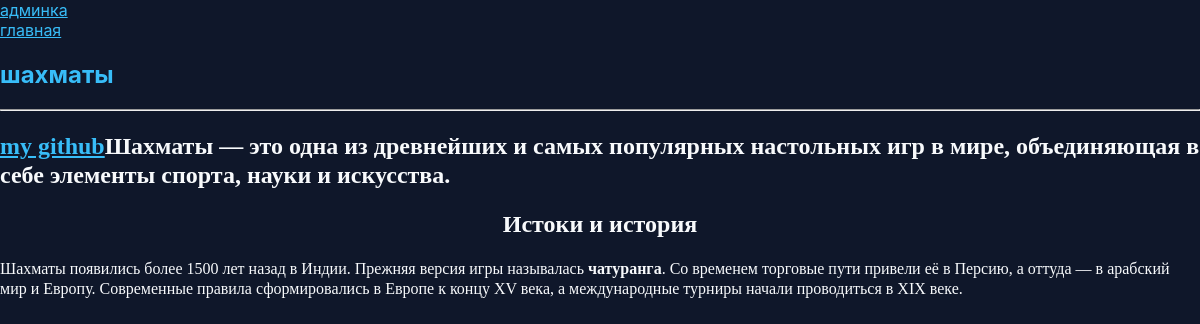
The page /topic/chess/ on the database its author committed.
### main/models.py (models this page shows, shortened)
class Topic(models.Model):
    title = models.CharField(max_length=200, verbose_name="Название")
    slug = models.SlugField(unique=True, help_text="ЧПУ для ссылки (например: python-basics)")
    description = models.TextField(blank=True, verbose_name="Краткое описание")
    content = CKEditor5Field('Контент', config_name='default')
    content = HTMLField()
    created_at = models.DateTimeField(auto_now_add=True)

### main/views.py (the view)
# urls.py: path('topic/<slug:slug>/', views.topic_detail, name='topic_detail'),
def topic_detail(request, slug):
    topic = get_object_or_404(Topic, slug=slug)
    return render(request, 'topic_detail.html', {'topic': topic})

### templates/topic_detail.html (shortened to what this page needs)
{% extends 'base.html' %}
{% block content %}
    <article class="topic-page">
        <h1>{{ topic.title }}</h1>
        <hr>
        <div class="topic-body">
            {{ topic.content|safe }}
        </div>
    </article>
{% endblock %}

### templates/base.html (shortened to what this page needs)
{% load static %}
<!DOCTYPE html>
<html lang="ru">
<head>
    <link rel="stylesheet" href="{% static 'css/style.css' %}">
</head>
<body>
    <header>
        <nav><a href="https://laughing-tribble-77pj6jp47j7qcw49-8000.app.github.dev/admin/">админка</a></nav>
        <nav><a href="https://laughing-tribble-77pj6jp47j7qcw49-8000.app.github.dev/">главная</a></nav>
    </header>
    <main>
        {% block content %}{% endblock %}
    </main>
</body>
</html>

### static/css/style.css (style rules this page uses)
body { font-family: -apple-system, BlinkMacSystemFont, 'Segoe UI', Roboto, sans-serif; background-color: #0f172a; color: #f8fafc; margin: 0; padding: 0; }
h1 { color: #38bdf8; }
a { color: #38bdf8; }

### rows shown on the page
Topic: title "шахматы", content "my github Шахматы — это одна из древнейших и самых популярных настольных игр в мире, объединяющая в себе элементы спорта, науки и искусства. Истоки и история Шахматы появились более 1500 лет назад в Индии. Прежняя версия игры называлась чатуранга . Со временем торговые пути привели её в Персию, а оттуда — в арабский мир и Европу. Современные правила сформировались в Европе к концу XV века, а международные турниры начали проводиться в XIX веке."
